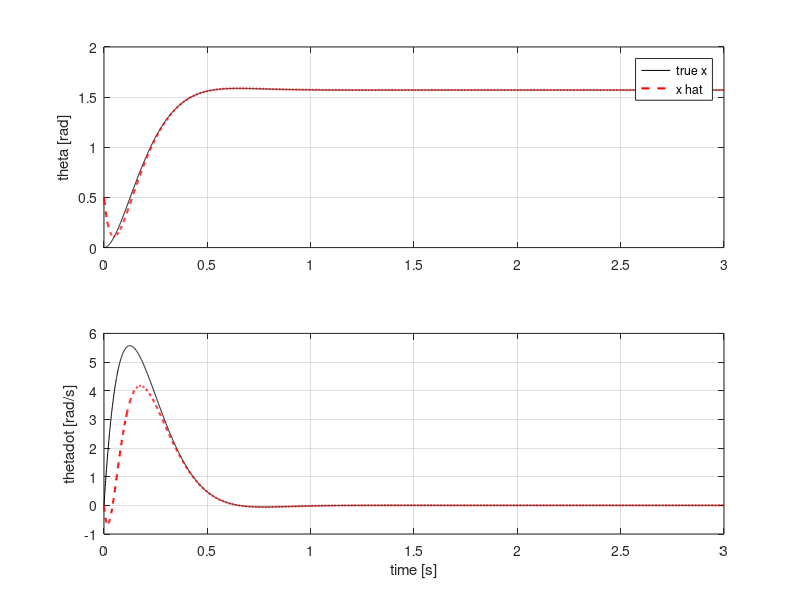
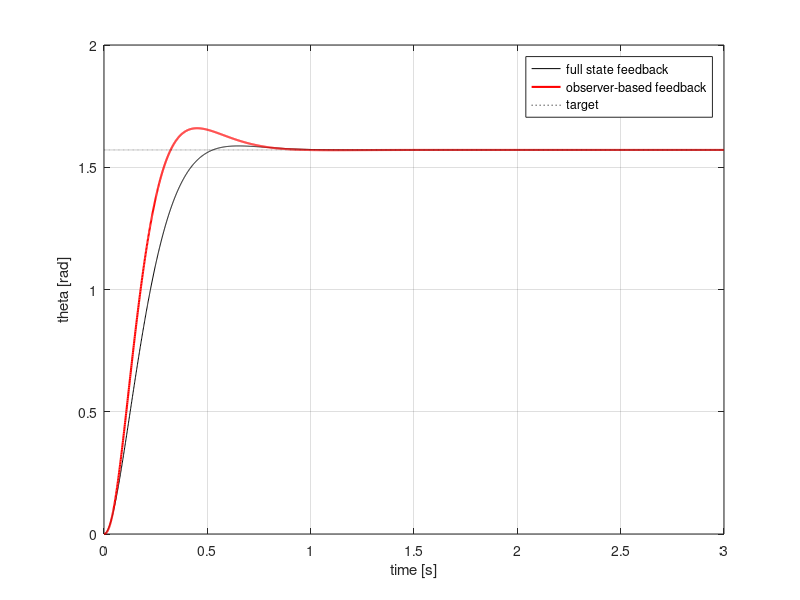

Here is the MATLAB script that generated these plots, in order:
clc
clear all
close all

%% Chapter 6 Controllability, Observerability, Full State Feedback and Observer design
% One DOF arm example
%% Define the parameters

J = 0.5; % inertia
b = 0.2; % damping
Td = 5;  % gravity torque (disturbance) : assumed constant

% Define the state-space model
A = [0 1; 0 -b/J];
B = [0; 1/J];
C = [1 0];
D = 0;

% Desired system performance
settlingTime = 1.11;       % desired settling time (s)
overshoot = 0.095;       % desired maximum overshoot, 9.5 %

% damping ratio and natural frquency (should be computed by hand)

% state vector x = [angular position; angular velocity];
% output y = position only since we only have a sensor to measure the
% position C = [1 0]

%% Check system controllability and observability

% Define the controllability matrix and observability matrix

CM = [B A*B];
OM = [C;C*A];

% But Matlab already have their function to check this
CM2 = ctrb(A, B);
OM2 = obsv(A, C);

% Verify full controllability and observability
isControllable = rank(CM) == size(A, 1)
isObservable = rank(OM) == size(A, 1)

isControllable2 = rank(CM2) == size(A, 1)
isObservable2 = rank(OM2) == size(A, 1)


%% Design the Full state feedabck controller

% Need to check what is the desired poles where we want to place
% HOW? : Check the desired system performance (O.S and settling time)
% And then compute the damping ratio and natural frequency and write the
% Second order characteristic equation and find the poles to satisfy the
% desired performances. (These formulas are exact only for a second-order system with no zeros.).
% This example s1 = -3.6 + 4.8j, s2 = -3.6 - 4.8j
% How we design for the higher order system : remind the class note.

% We need to design the K make our system poles place at desired position.
% Dimension of K is n by m (m: # of state, n: # of input)
% Example has m=2, n=1 so K = [k1 k2];
% Derive the formula by hand det(sI-(A-BK))=0
% s^2 + (0.4+k2)s + k1 = s^2 +7.2s + 36 = 0
% by this we can identify k1 and k2
K = [36 6.8];
% Then your input be u = -K*x

% Matlab also have a function to find this K matrix by
K2 = place(A, B, [-3.6+4.8j, -3.6-4.8j]);     % K = [18  3.4];


%% Observer Design
% However, full state feedback should have 'full state'!!!! but our example
% is not (remind: y = only position, C= [1 0];

% Design the observer below with define x_hat: estimated state
% \dot(x_hat) = A*x_hat + B*(u-Td) + L*(y - C*x_hat)
% (we have disturbance 'Td' in our example)
% What is the goal of observer ? by designing the 'L' to make state x same with x_hat
% leading y - Cx_hat = Cx - Cx_hat = 0 => Observer = system state equation

% Dimension of L = # of state by # of measurement
% This example L = 2 by 1, L = [L1;L2];
% det(sI - (A-LC)) = 0 and Where do the observer poles go? Same procedure
% as the controller. but the spec is on the ERROR e (x_tilde), not on x:
% no overshoot in the error O.S = 0
% settling time Ts = 0.2 s
% Then we can compute the wn and zeta for x_tilde (error).
% poles:    s = -20, -20 (under this setup, it can be changed based on your
% choice).

% s^2 + (L1+0.4) + 0.4*L1 + L2 = s^2 + 40s + 400
% 0.4 + L1 = 40 and 0.4*L1 + L2 = 400

L = [39.6; 384.16];

% Matlab have a function to do it
L2 = acker(A', C', [-20 -20])'


%% Run simulation

% Step 1: check the observer before using it.
% The controller uses the TRUE state x (available only in simulation).
% The observer runs alongside and only produces x_hat.
% Compare x and x_hat. If x_hat converges to x, the observer works.
% x_hat starts from a wrong value on purpose, so there is an error to watch.

dt   = 0.001;
N    = 3000;               % 3 seconds
xref = [pi/2; 0];          % target: 90 deg, at rest
x    = [0; 0];             % true state
xhat = [0.5; 0];           % estimate, wrong on purpose
X    = zeros(2, N);
Xhat = zeros(2, N);

for k = 1:N
    X(:, k)    = x;                                            % save
    Xhat(:, k) = xhat;

    y = C*x;                                                   % sensor: theta only
    u = -K*(x - xref) + Td;                                    % controller uses TRUE x
    x    = x    + dt*(A*x    + B*(u - Td));                    % plant
    xhat = xhat + dt*(A*xhat + B*(u - Td) + L*(y - C*xhat));   % observer, alongside
end

t = (0:N-1)*dt;
subplot(2,1,1); plot(t, X(1,:), 'k', t, Xhat(1,:), 'r--', 'LineWidth', 1.5);
ylabel('theta [rad]'); legend('true x', 'x hat'); grid on;
subplot(2,1,2); plot(t, X(2,:), 'k', t, Xhat(2,:), 'r--', 'LineWidth', 1.5);
ylabel('thetadot [rad/s]'); xlabel('time [s]'); grid on;


%% Use estimate state from observer in full state feedback controller
% Step 2: close the loop on the estimate.

x_fs = [0; 0];             % arm A, true state
x_ob = [0; 0];             % arm B, true state
xhat = [0.5; 0];           % arm B, estimate (wrong on purpose)
X_fs = zeros(2, N);
X_ob = zeros(2, N);

for k = 1:N
    X_fs(:, k) = x_fs;                                         % save
    X_ob(:, k) = x_ob;

    % arm A: full state feedback
    u_fs = -K*(x_fs - xref) + Td;
    x_fs = x_fs + dt*(A*x_fs + B*(u_fs - Td));

    % arm B: observer-based feedback
    y    = C*x_ob;                                             % sensor: theta only
    u    = -K*(xhat - xref) + Td;
    x_ob = x_ob + dt*(A*x_ob + B*(u - Td));
    xhat = xhat + dt*(A*xhat + B*(u - Td) + L*(y - C*xhat));
end

figure;
plot(t, X_fs(1,:), 'k', t, X_ob(1,:), 'r', 'LineWidth', 1.5); hold on;
plot(t, xref(1)*ones(1, N), 'k:');
ylabel('theta [rad]'); xlabel('time [s]'); grid on;
legend('full state feedback', 'observer-based feedback', 'target');

% And compare the Overshoot between 
% overshoot: how far the peak goes past the target, as a percentage
OS_true = (max(X_fs(1,:)) - xref(1)) / xref(1) * 100
OS_obs = (max(X_ob(1,:)) - xref(1)) / xref(1) * 100
